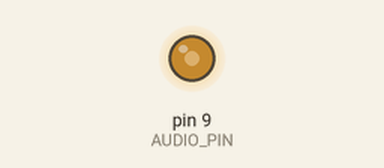
Recording of a sketch running on a simulated Arduino Uno, built with avr-gcc and run on an emulated ATmega328P. On the bench: output pins drawn as LEDs (lit = HIGH). What the sketch prints to the serial monitor is not drawn.

Above: at 0.1 s.
Timing chart, 0 to 1.6 s (numbered marks = the images above):
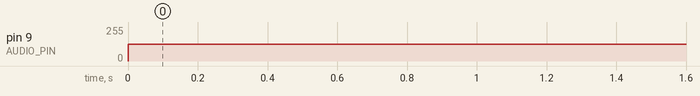

The sketch:

progmem_audio_player.ino
```cpp
/*
 * PROGMEM Audio Player for Arduino UNO
 * HIGH FIDELITY VERSION - Phase Correct PWM for clear speech
 *
 * Based on Open Music Labs research: Phase Correct PWM has much better
 * fidelity than Fast PWM, especially for speech reproduction
 * - Phase Correct PWM: Superior harmonic distortion characteristics
 * - 32kHz effective frequency: Well above audible, good resolution
 * - Optimized for speech clarity over raw bit depth
 *
 * Hardware:
 * - Audio output on pin 9 (Timer1 PWM)
 * - RC filter: 1.5kΩ resistor + 10nF capacitor (10.6kHz cutoff)
 * - Connect filtered output to amplifier
 *
 * Auto-plays audio - crystal clear speech quality!
 */

#include <avr/pgmspace.h>

// Include the audio data (generated by convert_audio_progmem.py)
#include "audio_data.h"

// Audio playback state
volatile bool isPlaying = false;
volatile uint32_t sampleIndex = 0;
volatile bool audioComplete = false;
volatile uint8_t sampleCounter = 0;

// Audio output pin (Timer1 PWM = Pin 9)
#define AUDIO_PIN 9

void setup() {
  Serial.begin(9600);

  // Configure PWM pin as output
  pinMode(AUDIO_PIN, OUTPUT);

  // Setup Timer1 for audio output
  setupAudioTimer();

  Serial.println("PROGMEM Audio Player - High Fidelity Phase Correct PWM");
  Serial.print("Audio: ");
  Serial.print(AUDIO_SAMPLE_COUNT);
  Serial.print(" samples, ");
  Serial.print(AUDIO_DURATION, 2);
  Serial.println("s duration");

  // Auto-start playback after brief delay
  delay(1000);
  startPlayback();
}

void setupAudioTimer() {
  // Timer1 Phase Correct PWM mode for superior audio fidelity
  // Phase Correct PWM: WGM13=1, WGM12=0, WGM11=1, WGM10=0
  TCCR1A = _BV(COM1A1) | _BV(WGM11);              // Clear OC1A on up-count, Phase Correct PWM
  TCCR1B = _BV(WGM13) | _BV(CS10);                // Phase Correct PWM, no prescaler

  // INCREASED AMPLITUDE: 20kHz for more resolution and volume
  // ICR1 = F_CPU / (2 * desired_freq)
  // For 20kHz: ICR1 = 16MHz / (2 * 20kHz) = 400
  // This gives us 400 levels (more amplitude) while staying inaudible
  ICR1 = 399;  // 20kHz effective frequency, 400 levels (better amplitude)

  // OCR1A controls PWM duty cycle (audio sample value)
  OCR1A = ICR1 / 2;  // Start with silence (50% duty cycle)

  // Enable Timer1 Compare A interrupt
  TIMSK1 = _BV(OCIE1A);

  Serial.println("Timer1 Phase Correct PWM: 20kHz, 400 levels, HIGH AMPLITUDE");
}

// Timer1 Compare A interrupt - Phase Correct PWM mode
ISR(TIMER1_COMPA_vect) {
  // In Phase Correct mode, this interrupt fires at 2x the effective frequency
  // 40kHz interrupt rate for 20kHz effective PWM frequency
  // Count every 5th interrupt for 8kHz sample rate (40kHz / 5 = 8kHz)
  sampleCounter++;
  if (sampleCounter >= 5) {
    sampleCounter = 0;

    if (isPlaying && !audioComplete) {
      // Read sample from PROGMEM
      uint8_t sample = pgm_read_byte(&audioData[sampleIndex]);

      // SOFTWARE VOLUME BOOST: Amplify sample before PWM conversion
      // Convert 8-bit sample to centered around 128 (DC offset removal)
      int16_t centeredSample = (int16_t)sample - 128;

      // Apply 2x amplification for louder output
      centeredSample = centeredSample * 4;

      // Clamp to prevent overflow
      if (centeredSample > 127) centeredSample = 127;
      if (centeredSample < -128) centeredSample = -128;

      // Convert back to unsigned 8-bit
      uint8_t amplifiedSample = (uint8_t)(centeredSample + 128);

      // Convert amplified sample to PWM value (0-ICR1)
      // Phase Correct PWM with full amplitude range
      uint16_t pwmValue = ((uint32_t)amplifiedSample * ICR1) / 255;
      OCR1A = pwmValue;

      // Advance to next sample
      sampleIndex++;

      // Check if we've reached the end
      if (sampleIndex >= AUDIO_SAMPLE_COUNT) {
        isPlaying = false;
        audioComplete = true;
        OCR1A = ICR1 / 2;  // Output silence (50% duty cycle)
      }
    } else {
      // Not playing - output silence
      OCR1A = ICR1 / 2;
    }
  }
}

void startPlayback() {
  Serial.println("🎵 Starting high-fidelity playback...");

  // Reset playback state
  sampleIndex = 0;
  audioComplete = false;
  sampleCounter = 0;

  // Start playback
  isPlaying = true;

  Serial.print("Playing ");
  Serial.print(AUDIO_SAMPLE_COUNT);
  Serial.print(" samples at ");
  Serial.print(AUDIO_SAMPLE_RATE);
  Serial.println("Hz (Phase Correct PWM)");
}

void loop() {
  // Check if playback completed
  if (audioComplete) {
    Serial.println("✅ High-fidelity playback complete!");
    audioComplete = false;

    // Restart playback after 2 seconds
    delay(2000);
    startPlayback();
  }

  delay(100);  // Small delay
} 
```

Source omitted: audio_data.h (data table, 161419 bytes)
